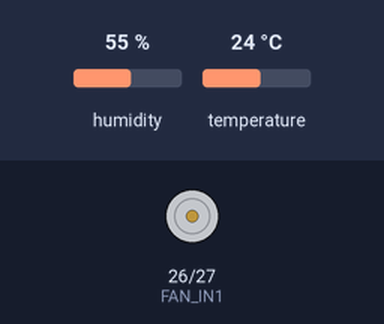
Simulated run of this sketch. Board: ESP32. Parts: motor-driver pin pairs drawn as motors (green arrow = first pin HIGH = forward, orange = second pin HIGH = backward, longer = more drive). Inputs (shaded band) come from the test bench; at power-on: temperature 24 °C, humidity 55 %. WiFi joins after 1.5 s; servers stay silent unless stated.

Above: at 3.0 s.
3.1 s: temperature set to 28 °C
5.0 s: temperature set to 31 °C
At 9.0 s:
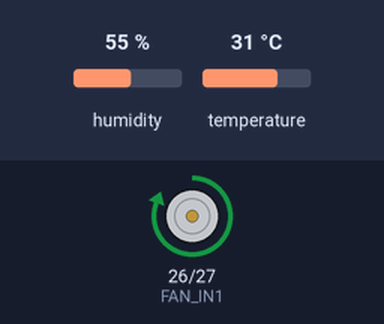
9.3 s: temperature set to 12 °C
At 12.2 s:
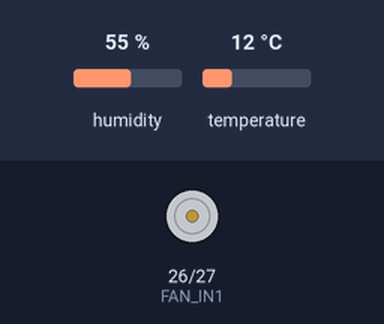
13.3 s: temperature set to 33 °C
At 16.5 s:
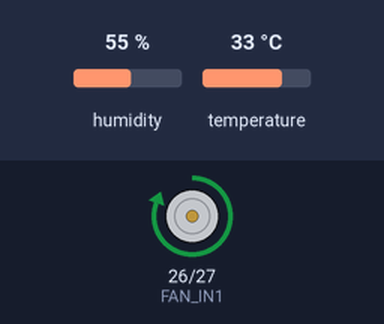
Timing chart, 0 to 18.0 s (numbered marks = the images above; inputs shaded):
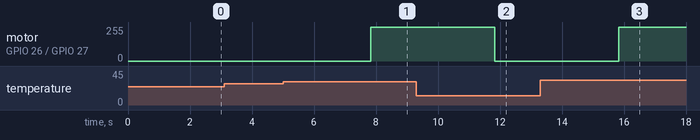

The sketch:

blynk_greenhouse_automation.ino
```cpp
#define BLYNK_TEMPLATE_ID "YOUR_TEMPLATE_ID"
#define BLYNK_TEMPLATE_NAME "Greenhouse Automation"
#define BLYNK_AUTH_TOKEN "YOUR_AUTH_TOKEN"

#include <WiFi.h>
#include <BlynkSimpleEsp32.h>
#include <DHT.h>

char ssid[] = "YOUR_WIFI_NAME";
char pass[] = "YOUR_WIFI_PASSWORD";

#define DHT_TYPE DHT11

const int DHT_PIN = 4;
const int FAN_IN1 = 26;
const int FAN_IN2 = 27;

const float FAN_ON_TEMP = 30.0;
const float FAN_OFF_TEMP = 28.0;

DHT dht(DHT_PIN, DHT_TYPE);
BlynkTimer timer;

bool autoMode = true;
bool fanOn = false;
bool manualFan = false;

void setFan(bool on) {
  digitalWrite(FAN_IN1, on ? HIGH : LOW);
  digitalWrite(FAN_IN2, LOW);
}

BLYNK_WRITE(V2) {
  autoMode = param.asInt();
}

BLYNK_WRITE(V3) {
  manualFan = param.asInt();

  if (!autoMode) {
    setFan(manualFan);
  }
}

void updateGreenhouse() {
  float temperature = dht.readTemperature();
  float humidity = dht.readHumidity();

  if (isnan(temperature) || isnan(humidity)) {
    return;
  }

  Blynk.virtualWrite(V0, temperature);
  Blynk.virtualWrite(V1, humidity);

  if (autoMode) {
    if (!fanOn && temperature >= FAN_ON_TEMP) {
      fanOn = true;
    } else if (fanOn && temperature <= FAN_OFF_TEMP) {
      fanOn = false;
    }

    setFan(fanOn);
  } else {
    setFan(manualFan);
  }
}

void setup() {
  pinMode(FAN_IN1, OUTPUT);
  pinMode(FAN_IN2, OUTPUT);

  dht.begin();
  setFan(false);

  Blynk.begin(BLYNK_AUTH_TOKEN, ssid, pass);
  timer.setInterval(2000L, updateGreenhouse);
}

void loop() {
  Blynk.run();
  timer.run();
}
```

Measured:
- the behaviour switches between 29 and 30 °C on temperature (found by bisection; images 0 and 1)
- after the input at 3.1 s, every drawn part: stays the same
- after the input at 5.0 s, motor on GPIO 26 (FAN_IN1) / GPIO 27 (FAN_IN2): stopped → forward 255/255 after 2.8 s
- after the input at 9.3 s, motor on GPIO 26 (FAN_IN1) / GPIO 27 (FAN_IN2): forward 255/255 → stopped after 2.5 s
- after the input at 13.3 s, motor on GPIO 26 (FAN_IN1) / GPIO 27 (FAN_IN2): stopped → forward 255/255 after 2.5 s
